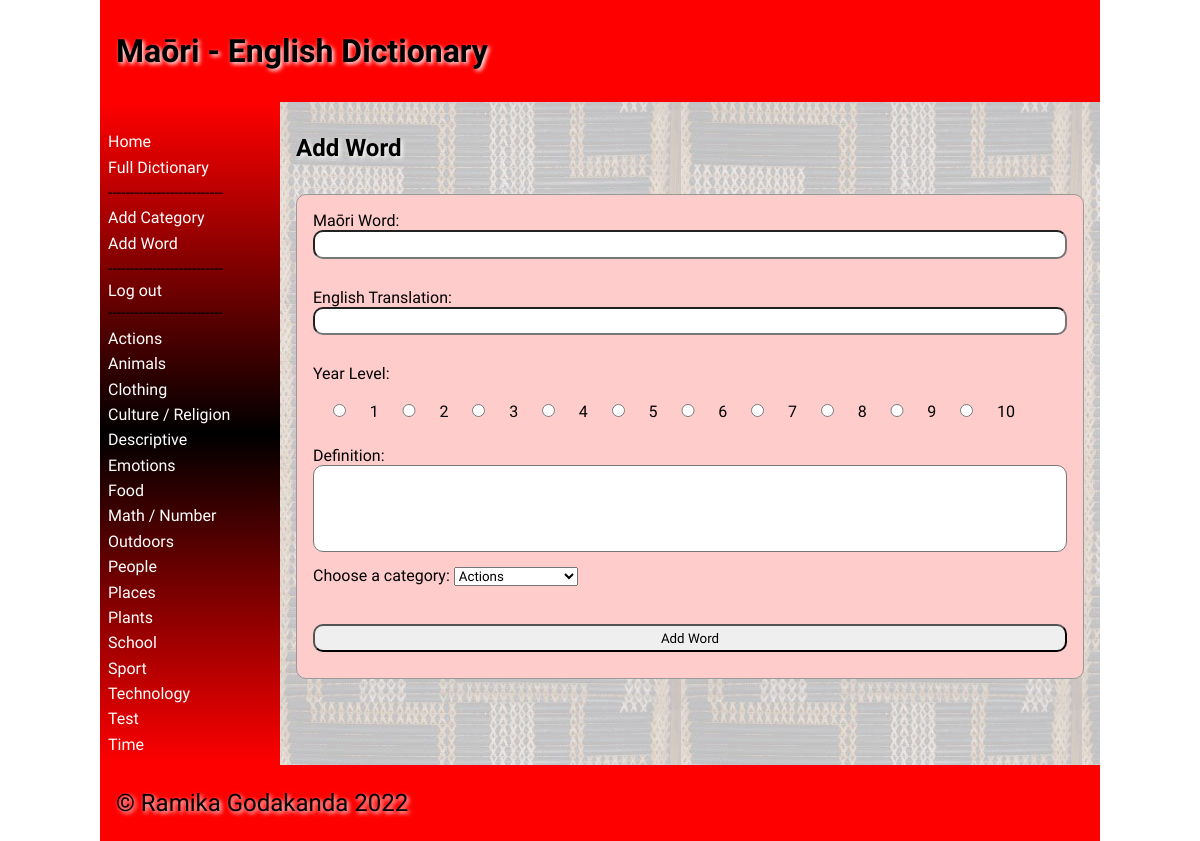
The app's page /add_word (signed in), older data.
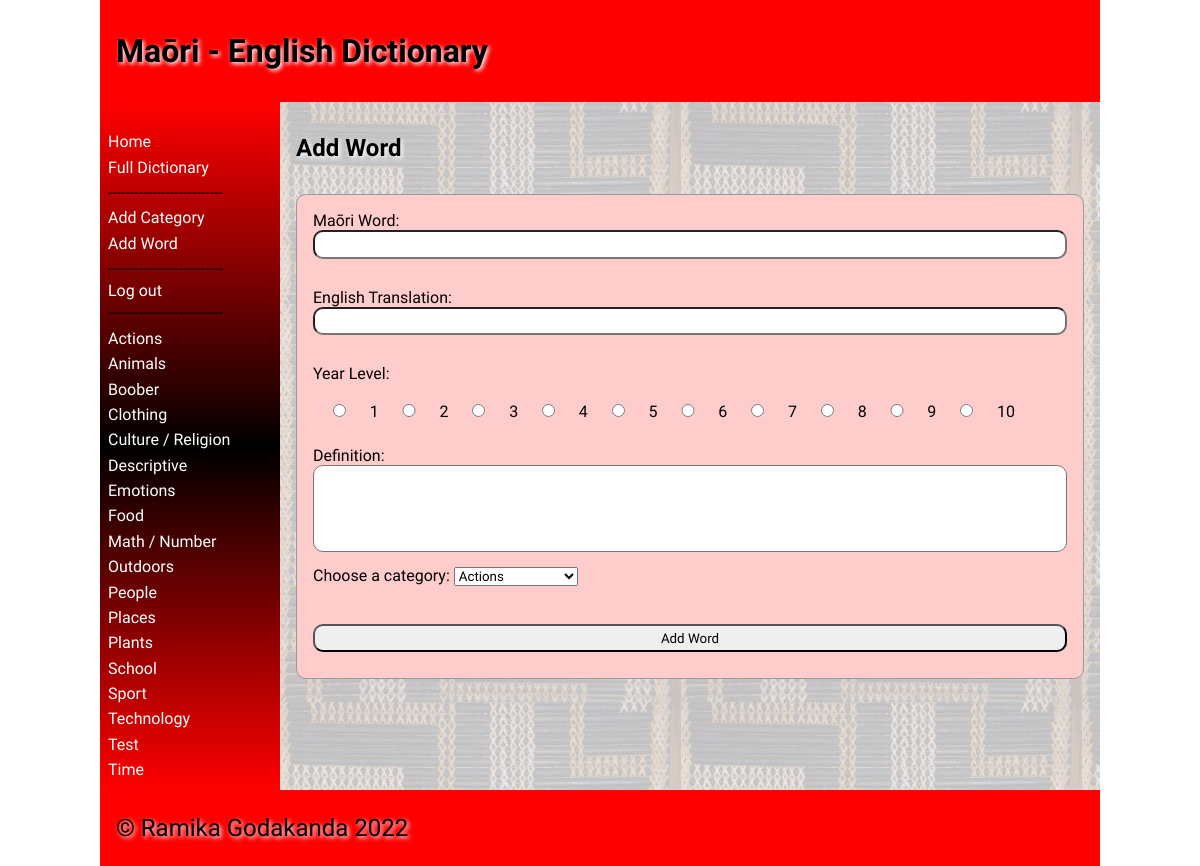
The same page, newer data.
### tables this page shows
CREATE TABLE "categories"
(
	id integer
		primary key autoincrement,
	category_names varchar(30),
	user_created boolean
);

### app.py (the view, shortened to what this page needs)
@app.route('/add_word', methods=['GET', 'POST'])
def render_add_word_page():
    if not is_logged_in():
        return redirect('/?error=Not+logged+in')
    if not is_teacher():
        return redirect('/?error=Not+teacher')
    error = request.args.get('error')
    if error is None:
        error = ""
    return render_template('add_word.html', error=error, logged_in=is_logged_in(),
                           category_list=category_list(), teacher_perms=is_teacher())

### app.py (called while the page is built)
def create_connection(db_file):
    try:
        connection = sqlite3.connect(db_file)
        connection.execute('pragma foreign_keys=ON')
        return connection
    except Error as e:
        print(e)
    return None

def is_logged_in():
    if session.get("email") is None:
        print("Not logged in")
        return False
    else:
        print("Logged in")
        return True

def is_teacher():
    if not is_logged_in() or (session.get("teacher") is (None or 0)):
        print("Not teacher logged in")
        return False
    else:
        print("Teacher logged in")
        return True

def category_list():
    con = create_connection(DB_NAME)
    query = "SELECT * FROM categories ORDER BY category_names ASC"
    cur = con.cursor()
    cur.execute(query)
    queried_categories = cur.fetchall()
    con.close()
    return queried_categories

### templates/add_word.html (shortened to what this page needs)
{% extends 'base.html' %}
{% block main %}
    <h2>Add Word</h2>
    <form class="dataForm" method="post">
        <div class="form-group">
            <div class="form-label">Maōri Word:</div>
            <div class="form-element"><input type="text" id="maori" name="maori" required></div>
        </div>
        <br>
        <div class="form-group">
            <div class="form-label">English Translation:</div>
            <div class="form-element"><input type="text" id="english" name="english" required></div>
        </div>
        <br>
        <div class="inline-button">Year Level:</div>
        <br>
        {% for n in range(1, 11) %}
            <input type="radio" class="inline-button" id="level{{ n }}" name="level" value="{{ n }}" required>
            <label for="level{{ n }}">{{ n }}</label>
        {% endfor %}
        <br>
        <div class="form-group">
            <div class="form-label">Definition:</div>
            <div class="form-element">
                <textarea type="text" rows="5" id="description" name="description" required></textarea>
            </div>
        </div>
        <div class="form-group">
            <label class="form-label" required>Choose a category:</label>
            <label for="category"></label><select name="category" id="category">
            {% for category in category_list %}
                <option class="form-element" value={{ category[0] }}>{{ category[1] }}</option>
            {% endfor %}
        </select>
            <br><br>
        </div>
        <br>
        <div class="form-group">
            <div class="form-element"><input type="submit" value="Add Word"></div>
        </div>
    </form>
{% endblock %}

### templates/base.html (shortened to what this page needs)
<!doctype html>
<html lang="en">
<head>
    <link href="{{ url_for('static', filename='css/style.css') }}" rel="stylesheet">
</head>
<body>
<div id="container">
    <header>
        <h1>Maōri - English Dictionary</h1>
    </header>
    <nav>
        <ul>
            <li><a href="\">Home</a></li>
            <li><a href="/full_dictionary">Full Dictionary</a></li>
            {% if logged_in %}
                {% if teacher_perms %}
                    <li>--------------------------</li>
                    <li><a href="/add_category">Add Category</a></li>
                    <li><a href="/add_word">Add Word</a></li>
                {% endif %}
                <li>--------------------------</li>
                <a href="/logout">Log out</a>
            {% else %}
                <li><a href="/login">Log in</a></li>
            {% endif %}
            <li>--------------------------</li>
            {% for category in category_list %}
                <li><a href="/category/{{ category[0] }}">{{ category[1] }}</a></li>
            {% endfor %}
        </ul>
    </nav>
    <main>
        {% block main %}{% endblock %}
    </main>
    <footer>
        <p>
            &copy; Ramika Godakanda 2022
        </p>
    </footer>
</div>
</body>
</html>

Row changes from the older to the newer data that the page shows:
added categories: category_names "Boober"
